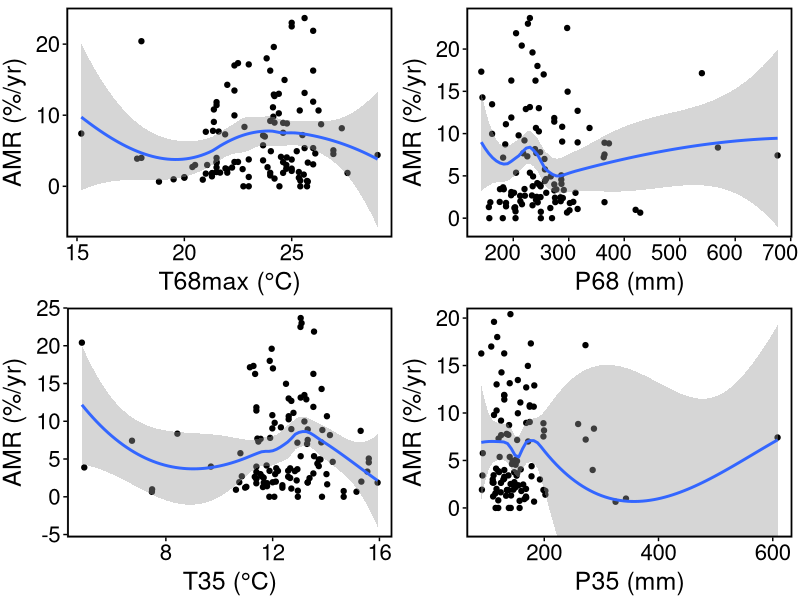
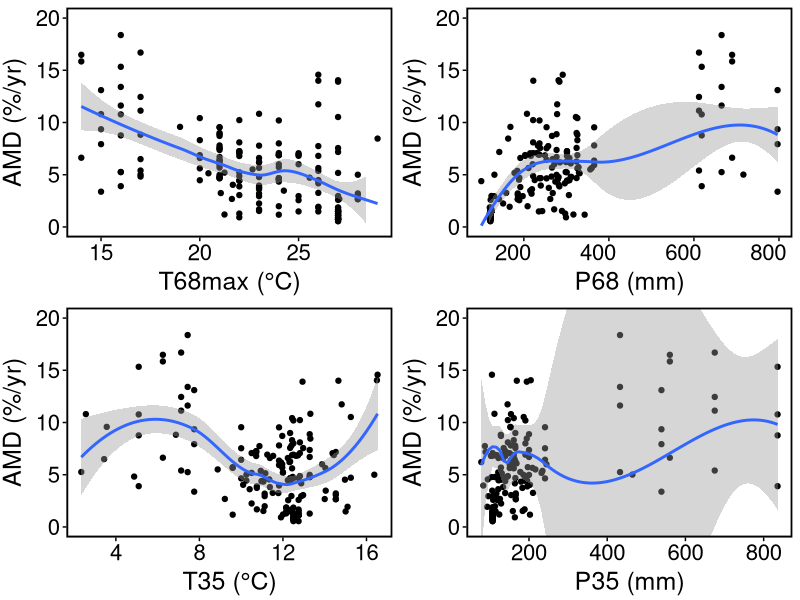
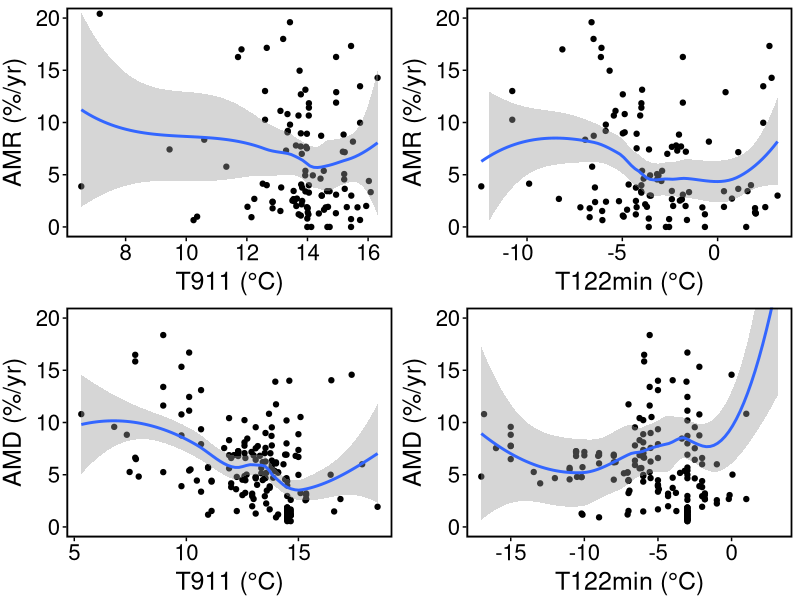
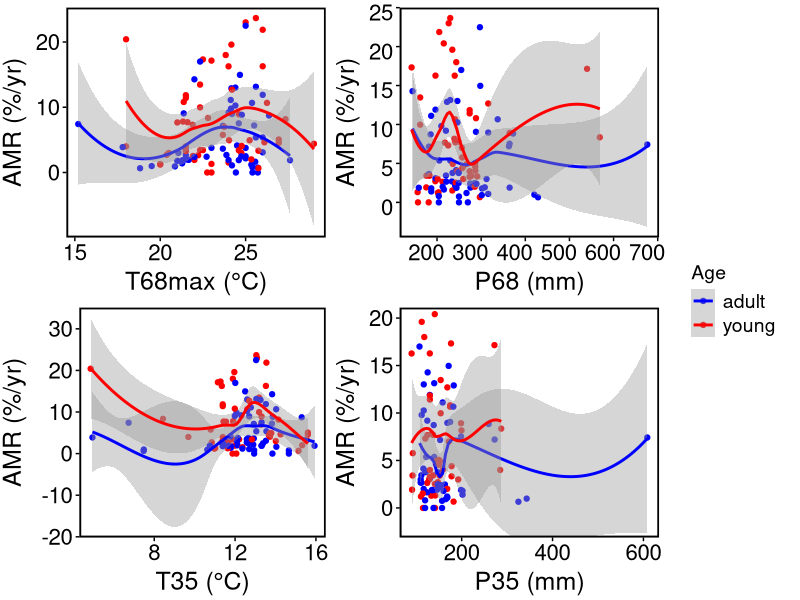
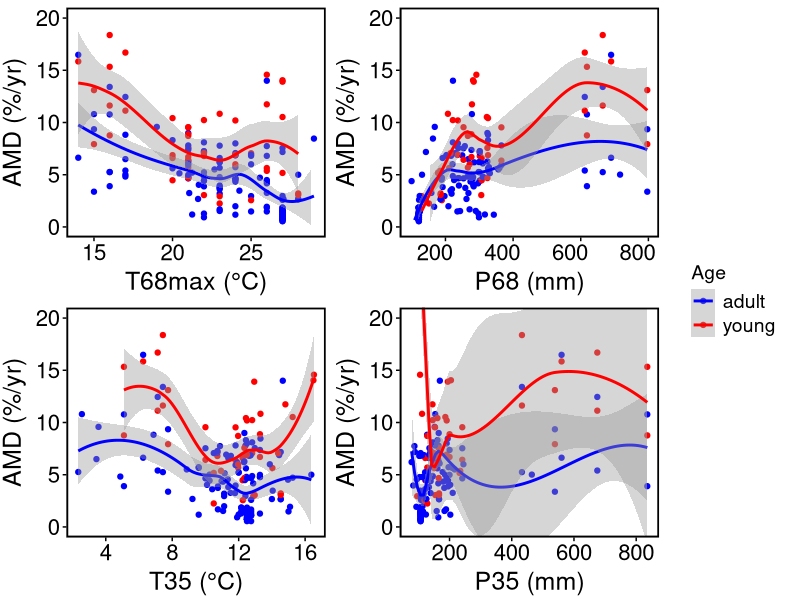
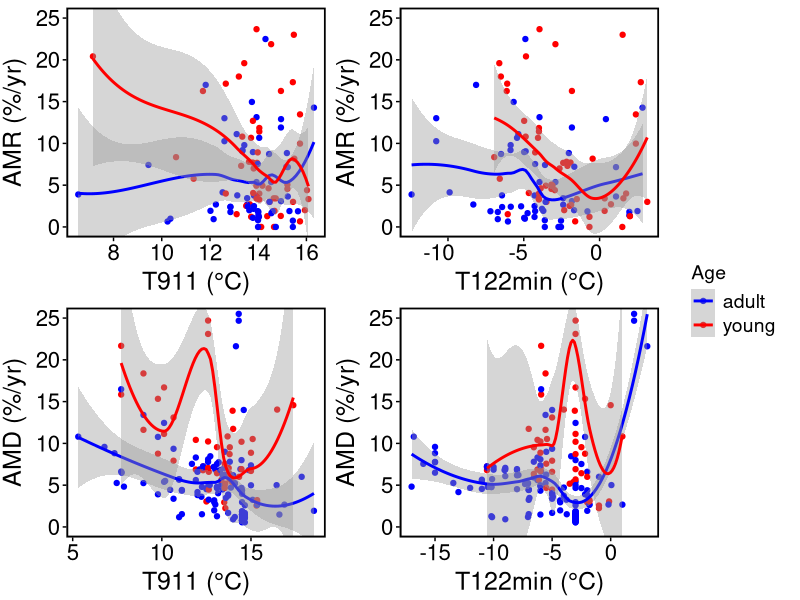

Reproduce these figures in R, in order.
library(ggplot2)
library(cowplot)

AMD <- read.csv("AMD.csv")
AMR <- read.csv("AMR.csv")

theme1 <- theme_bw()+
  theme(axis.text.x=element_text(size=16,angle=0,colour="black"),
        axis.text.y=element_text(size=16,angle=0,colour="black"),
        axis.title=element_text(size=18),
        axis.line=element_line(linetype=1,color="black",size=0.1),
        axis.ticks = element_line(colour="black"),
        panel.grid.major = element_blank(), #change the major and minor grid lines, 
        panel.grid.minor = element_blank(), #if want to change, check this parameters, I think it's easier to dao that
        #strip.background = element_rect(colour = "black",size = 0.8),
        #panel.background = element_rect(colour="black", fill="white"),
        #panel.border = element_blank(),
        panel.border = element_rect(colour = "black",fill=NA,size = 1.2),
        plot.title=element_text(size=14,angle=0,colour="black", face = "italic"),
        plot.tag=element_text(size=14,angle=0,colour="black", face = "bold"),
        plot.caption=element_text(size=14,angle=0,colour="black",face = "italic"),
        axis.title.y=element_text(vjust=1.9),
        axis.title.x=element_text(vjust=0.5),
        legend.text=element_text(colour="black",size=14),
        legend.background= element_rect(fill = "transparent", color = NA),
        #legend.position = "bottom",
        legend.title = element_text(colour="black", size=14,angle=0))

#Figure 2
plot_grid(
  ggplot(data = AMR, aes(x = T68max, y = AMR)) + xlab("T68max (°C)") + ylab("AMR (%/yr)") +
    geom_point() + geom_smooth(method = "loess") + theme1,
  ggplot(data = AMR, aes(x = P68, y = AMR)) + xlab("P68 (mm)") + ylab("AMR (%/yr)") +
    geom_point() + geom_smooth(method = "loess") + theme1 + 
    theme(axis.text.x = element_text(hjust = 0.8)),
  ggplot(data = AMR, aes(x = T35, y = AMR)) + xlab("T35 (°C)") + ylab("AMR (%/yr)") +
    geom_point() + geom_smooth(method = "loess") + theme1,
  ggplot(data = AMR, aes(x = P35, y = AMR)) + xlab("P35 (mm)") + ylab("AMR (%/yr)") +
    geom_point() + geom_smooth(method = "loess") + coord_cartesian(ylim = c(-2, 20)) + theme1
)

#Figure 3
plot_grid(
  ggplot(data = AMD, aes(x = T68max, y = AMD)) + xlab("T68max (°C)") + ylab("AMD (%/yr)") +
    geom_point() + geom_smooth(method = "loess") + ylim(0,20) + theme1,
  ggplot(data = AMD, aes(x = P68, y = AMD)) + xlab("P68 (mm)") + ylab("AMD (%/yr)") + 
    geom_point() + geom_smooth(method = "loess") + ylim(0,20)  + theme1 +
    theme(axis.text.x = element_text(hjust = 0.8)),
  ggplot(data = AMD, aes(x = T35, y = AMD)) + xlab("T35 (°C)") + ylab("AMD (%/yr)") + 
    geom_point() + geom_smooth(method = "loess") + ylim(0,20)  + theme1,
  ggplot(data = AMD, aes(x = P35, y = AMD)) + xlab("P35 (mm)") + ylab("AMD (%/yr)") +
    geom_point() + geom_smooth(method = "loess") + coord_cartesian(ylim = c(0, 20)) +theme1
)

#Supplementary Figure S1
plot_grid(
  ggplot(data = AMR, aes(x = T911, y = AMR)) + xlab("T911 (°C)") + ylab("AMR (%/yr)") + 
    geom_point() + geom_smooth(method = "loess") + coord_cartesian(ylim = c(0, 20)) + theme1,
  ggplot(data = AMR, aes(x = T122min, y = AMR)) + xlab("T122min (°C)") + ylab("AMR (%/yr)") +
    geom_point() + geom_smooth(method = "loess") + ylim(0,20)  + theme1 +
    theme(axis.text.x = element_text(hjust = 0.8)),
  ggplot(data = AMD, aes(x = T911, y = AMD)) + xlab("T911 (°C)") + ylab("AMD (%/yr)") + 
    geom_point() + geom_smooth(method = "loess") + ylim(0,20)  + theme1,
  ggplot(data = AMD, aes(x = T122min, y = AMD)) + xlab("T122min (°C)") + ylab("AMD (%/yr)") + 
    geom_point() + geom_smooth(method = "loess") + coord_cartesian(ylim = c(0, 20)) +theme1
)

#Supplementary Figure S2
age_legend <- get_legend(ggplot(data = AMR, aes(x = T68max, y = AMR, color = Age.Group)) + 
                           geom_point() + 
                           geom_smooth(method = "loess") + theme1 + 
                           scale_color_manual(values = c("young" = "red", "adult" = "blue")) + labs(color = "Age"))

plot_grid(
  plot_grid(
    ggplot(data = AMR, aes(x = T68max, y = AMR, color = Age.Group)) + 
      geom_point() + geom_smooth(method = "loess") + theme1 + 
      theme(legend.position = "none") + xlab("T68max (°C)") + ylab("AMR (%/yr)") +
      scale_color_manual(values = c("young" = "red", "adult" = "blue")),
    ggplot(data = AMR, aes(x = P68, y = AMR, color = Age.Group)) + 
      geom_point() + geom_smooth(method = "loess") + theme1 +
      theme(axis.text.y = element_text(vjust = 0.8))+
      theme(legend.position = "none") + xlab("P68 (mm)") + ylab("AMR (%/yr)") +
      theme(axis.text.x = element_text(hjust = 0.8)) +
      scale_color_manual(values = c("young" = "red", "adult" = "blue")),
    ggplot(data = AMR, aes(x = T35, y = AMR, color = Age.Group)) + 
      geom_point() + geom_smooth(method = "loess") + theme1 +
      theme(legend.position = "none") + xlab("T35 (°C)") + ylab("AMR (%/yr)") +
      scale_color_manual(values = c("young" = "red", "adult" = "blue")),
    ggplot(data = AMR, aes(x = P35, y = AMR, color = Age.Group)) + 
      geom_point() + geom_smooth(method = "loess") + coord_cartesian(ylim = c(-2, 20)) + theme1 +
      theme(legend.position = "none") + xlab("P35 (mm)") + ylab("AMR (%/yr)") +
      scale_color_manual(values = c("young" = "red", "adult" = "blue"))
  ),
  age_legend,
  ncol = 2,
  rel_widths = c(5, 1)
)


#Supplementary Figure S3
plot_grid(
  plot_grid(
    ggplot(data = AMD, aes(x = T68max, y = AMD, color = Age.Group)) + 
      geom_point() + geom_smooth(method = "loess") + ylim(0,20) + theme1 +
      theme(legend.position = "none") + xlab("T68max (°C)") + ylab("AMD (%/yr)") +
      scale_color_manual(values = c("young" = "red", "adult" = "blue")),
    ggplot(data = AMD, aes(x = P68, y = AMD, color = Age.Group)) + 
      geom_point() + geom_smooth(method = "loess") + ylim(0,20)  + theme1 +
      theme(legend.position = "none") + xlab("P68 (mm)") + ylab("AMD (%/yr)") +
      theme(axis.text.x = element_text(hjust = 0.8)) +
      scale_color_manual(values = c("young" = "red", "adult" = "blue")),
    ggplot(data = AMD, aes(x = T35, y = AMD, color = Age.Group)) + 
      geom_point() + geom_smooth(method = "loess") + ylim(0,20)  + theme1 +
      theme(legend.position = "none") + xlab("T35 (°C)") + ylab("AMD (%/yr)") +
      scale_color_manual(values = c("young" = "red", "adult" = "blue")),
    ggplot(data = AMD, aes(x = P35, y = AMD, color = Age.Group)) + 
      geom_point() + geom_smooth(method = "loess") + coord_cartesian(ylim = c(0, 20)) +theme1 +
      theme(legend.position = "none") + xlab("P35 (mm)") + ylab("AMD (%/yr)") +
      scale_color_manual(values = c("young" = "red", "adult" = "blue"))
  ),
  age_legend,
  ncol = 2,
  rel_widths = c(5, 1)
)

#Supplementary Figure S4
plot_grid(
  plot_grid(
    ggplot(data = AMR, aes(x = T911, y = AMR, color = Age.Group)) + 
      geom_point() + geom_smooth(method = "loess")  + coord_cartesian(ylim = c(0, 25)) + theme1 +
      theme(legend.position = "none") + xlab("T911 (°C)") + ylab("AMR (%/yr)") +
      scale_color_manual(values = c("young" = "red", "adult" = "blue")),
    ggplot(data = AMR, aes(x = T122min, y = AMR, color = Age.Group)) + 
      geom_point() + geom_smooth(method = "loess")  + coord_cartesian(ylim = c(0, 25)) + theme1 +
      theme(legend.position = "none") + xlab("T122min (°C)") + ylab("AMR (%/yr)") +
      theme(axis.text.x = element_text(hjust = 0.8)) +
      scale_color_manual(values = c("young" = "red", "adult" = "blue")),
    ggplot(data = AMD, aes(x = T911, y = AMD, color = Age.Group)) + 
      geom_point() + geom_smooth(method = "loess")  + coord_cartesian(ylim = c(0, 25)) + theme1 +
      theme(legend.position = "none") + xlab("T911 (°C)") + ylab("AMD (%/yr)") +
      scale_color_manual(values = c("young" = "red", "adult" = "blue")),
    ggplot(data = AMD, aes(x = T122min, y = AMD, color = Age.Group)) + 
      geom_point() + geom_smooth(method = "loess")  + coord_cartesian(ylim = c(0, 25)) + theme1 +
      theme(legend.position = "none") + xlab("T122min (°C)") + ylab("AMD (%/yr)") +
      scale_color_manual(values = c("young" = "red", "adult" = "blue"))
  ),
  age_legend,
  ncol = 2,
  rel_widths = c(5, 1)
)